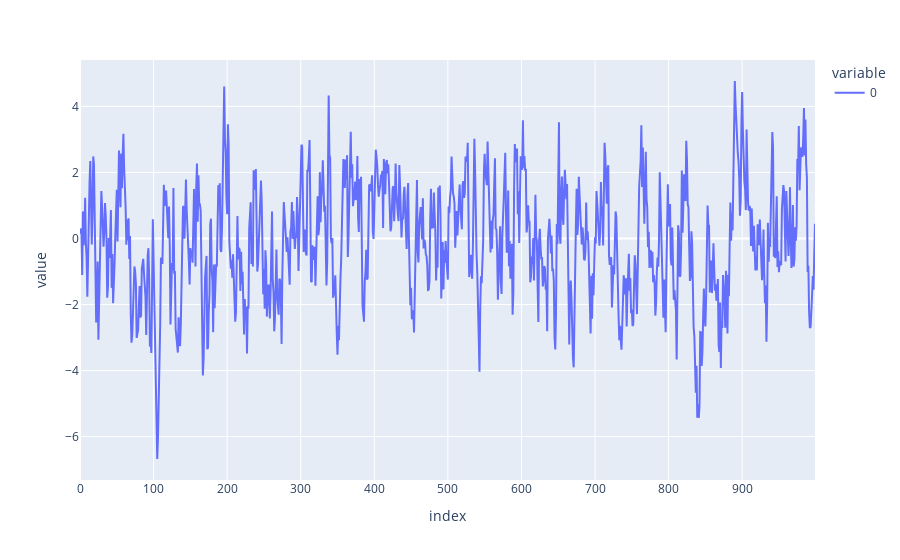

The code cell stored with this chart in its notebook:
### Markdown cell above
## Autoregressive Models (AR)

Autoregressive (AR) Model is when present value of a time series can be predicted from using previous values of the same series.  It's a regression using its same series, though shifted by a time step, called a lag. The present value is a weighted average of its past values.  Both the t-1 and t-2 are lags of the time series y.  The error term (noise) is represented as e. The values a1 and a2 are the coefficients of the model.

The AR(p) process is described by

𝑦𝑡 = 𝜙1𝑦𝑡−1 + 𝜙2𝑦𝑡−2 + … + 𝜙p𝑦𝑡−p + 𝜖𝑡

We typically represent the order of the model as p for an AR model such as AR(p).

### Code cell
# Simulate a first order AR time series
# AR(1) model is just an ARMA(1,0) model

# Import data generation function
from statsmodels.tsa.arima_process import ArmaProcess

# Set the coefficients for an AR(2) model with AR lag-1 and lag-2 coefficients
# of 0.3 and 0.2 respectively.
# Be sure to flip signs for AR for the arma_generate_sample()
# Here we are going to simulate an AR series of order 1, with coefficient 0.8

ar_coeff = np.array([1, -0.8]) # Add zero lag coeff and negate
ma_coeff = np.array([1]) # Add zero lag coeff

# Generate data
ar_series_1 = ArmaProcess(ar_coeff, ma_coeff)
ts_ar1 = ar_series_1.generate_sample(nsample=1000)

px.line(ts_ar1)

### Figure 1 — Plotly figure (JSON) as saved in the notebook; plotly's stock layout.template omitted (floating-point values rounded to 4 significant figures; data arrays with more than 128 entries replaced by an {"elided": "..."} marker saying what was removed)
{"data": [{"hovertemplate": "variable=0<br>index=%{x}<br>value=%{y}<extra></extra>", "legendgroup": "0", "line": {"color": "#636efa", "dash": "solid"}, "marker": {"symbol": "circle"}, "mode": "lines", "name": "0", "orientation": "v", "showlegend": true, "type": "scatter", "x": {"elided": "1000 int values"}, "xaxis": "x", "y": {"elided": "1000 float values"}, "yaxis": "y"}], "layout": {"legend": {"title": {"text": "variable"}, "tracegroupgap": 0}, "margin": {"t": 60}, "xaxis": {"anchor": "y", "domain": [0, 1], "title": {"text": "index"}}, "yaxis": {"anchor": "x", "domain": [0, 1], "title": {"text": "value"}}}}
